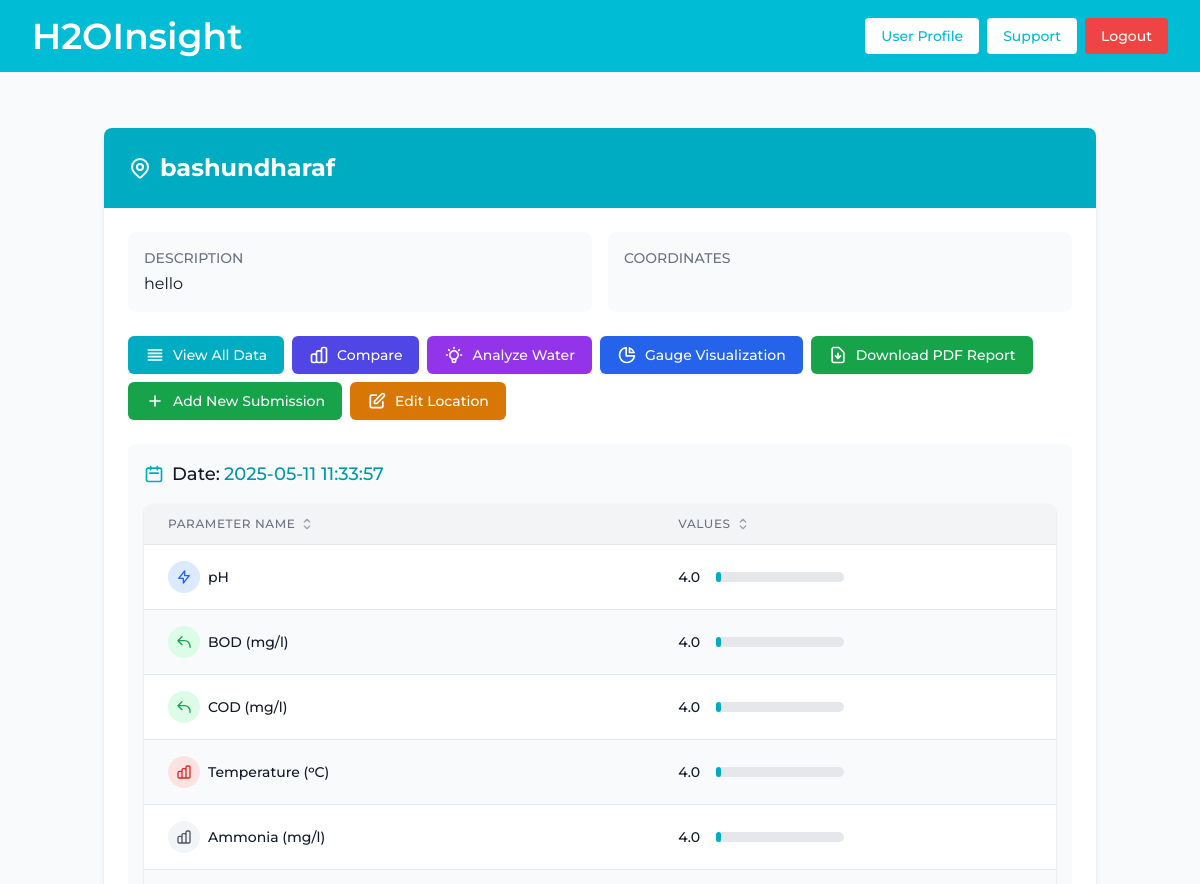
Page /view?location_id=2 (signed in, upper part) on the earlier database version.
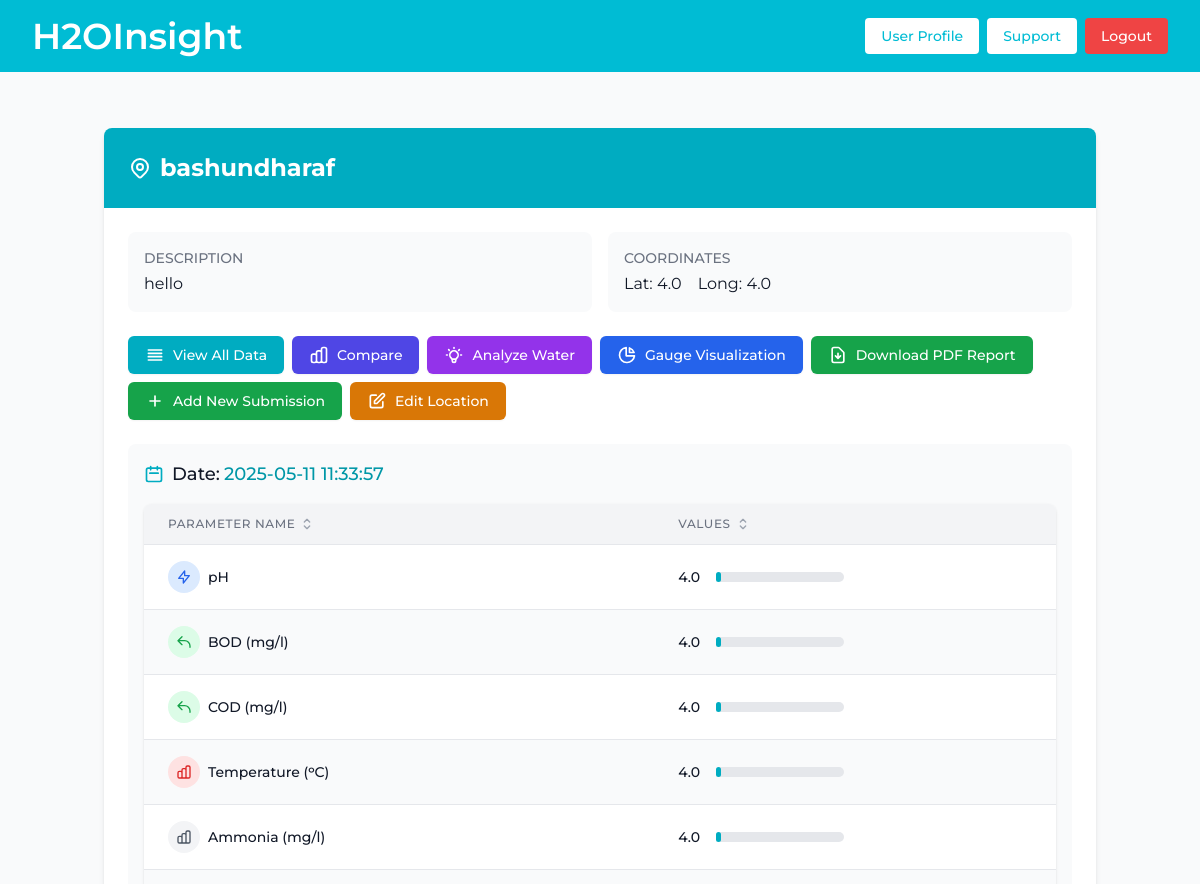
Same page on the later database version.
### tables this page shows
CREATE TABLE locations (
    location_id INTEGER PRIMARY KEY AUTOINCREMENT,
    user_id INTEGER,
    location_name TEXT NOT NULL,
    description TEXT,
    latitude REAL DEFAULT 0.00,
    longitude REAL DEFAULT 0.00,
    date_submitted TIMESTAMP DEFAULT CURRENT_TIMESTAMP,
    FOREIGN KEY (user_id) REFERENCES users(user_id) ON DELETE SET NULL
);

### routes/locations.py (the view)
@locations_bp.route("/view")
def view():
    location_id = request.args.get("location_id")
    if not location_id:
        session["error_message"] = "Must provide a valid location ID"
        return redirect(url_for("auth.apology"))
    try:
        with DatabaseConnection() as (cur, db):
            query = "SELECT * FROM locations WHERE location_id = ?"
            data = (int(location_id), )
            cur.execute(query, data)
            location_data_row = cur.fetchone()
            if not location_data_row:
                session["error_message"] = "The location you are requesting does not exist"
                return redirect(url_for("auth.apology"))
            location_data = list(location_data_row)
            query = "SELECT * FROM data WHERE location_id = ? ORDER BY date_submitted DESC"
            data = (int(location_id), )
            cur.execute(query, data)
            data_tuple = cur.fetchone()
            if not data_tuple:
                parameter_data = None
                date = None
                data_id = None
            else:
                date = data_tuple[3]  # Date submitted
                data_id = data_tuple[0]  # Data ID
                parameter_data = [
                    ("pH", data_tuple[4]),
                    ("BOD (mg/l)", data_tuple[5]),
                    ("COD (mg/l)", data_tuple[6]),
                    ("Temperature (ᵒC)", data_tuple[7]),
                    ("Ammonia (mg/l)", data_tuple[8]),
                    ("Arsenic (mg/l)", data_tuple[9]),
                    ("Calcium (mg/l)", data_tuple[10]),
                    ("EC (μS/cm)", data_tuple[11]),
                    ("Coliform (Fecal) (N/100ml)", data_tuple[12]),
                    ("Hardness (mg/l)", data_tuple[13]),
                    ("Lead (mg/l)", data_tuple[14]),
                    ("Nitrogen (mg/l)", data_tuple[15]),
                    ("Sodium (mg/l)", data_tuple[16]),
                    ("Sulfate (mg/l)", data_tuple[17]),
                    ("TSS (mg/l)", data_tuple[18]),
                    ("Turbidity (NTU)", data_tuple[19]),
                    ("TDS (mg/l)", data_tuple[20])
                ]
    except ValueError:
        session["error_message"] = "Invalid location ID format"
        return redirect(url_for("auth.apology"))
    except Exception as e:
        session["error_message"] = f"Error retrieving location data: {str(e)}"
        return redirect(url_for("auth.apology"))
    if float(location_data[4]) == float(location_data[5]) == 0.0:
        location_data[4] = None
        location_data[5] = None
    session["location_id"] = location_data[0]
    return render_template("view.html", location_data=location_data, parameter_data=parameter_data, date=date, data_id=data_id)

### models/db.py (called while the page is built)
    def __enter__(self):
        self.connection = sqlite3.connect(DB_PATH)
        self.connection.execute("PRAGMA foreign_keys = ON")
        if self.dictionary:
            self.connection.row_factory = sqlite3.Row
        self.cursor = self.connection.cursor()
        return self.cursor, self.connection

    def __exit__(self, exc_type, exc_val, exc_tb):
        if self.cursor:
            self.cursor.close()
        if self.connection:
            self.connection.close()
        return False  # Let any exceptions propagate

### templates/view.html (shortened to what the changed rows need)
{% extends "layout.html" %}
{% block main %}
{% if session["user_id"] %}
<div class="max-w-5xl mx-auto px-4 py-8">
    <div class="bg-white rounded-lg shadow-md overflow-hidden">
        <div class="bg-primary-600 text-white py-6 px-6">
            <h2 class="text-2xl font-bold flex items-center">
                {{ location_data[2] }}
            </h2>
        </div>
        <div class="p-6">
            <div class="mb-6">
                <div class="grid grid-cols-1 md:grid-cols-2 gap-4">
                    {% if location_data[3] is not none %}
                    <div class="bg-gray-50 p-4 rounded-lg">
                        <h3 class="text-sm uppercase text-gray-500 font-medium mb-1">Description</h3>
                        <p class="text-gray-900">{{ location_data[3] }}</p>
                    </div>
                    {% endif %}
                    <div class="bg-gray-50 p-4 rounded-lg">
                        <h3 class="text-sm uppercase text-gray-500 font-medium mb-1">Coordinates</h3>
                        <div class="flex space-x-4">
                            {% if location_data[4] is not none %}
                            <p class="text-gray-900">Lat: {{ location_data[4] }}</p>
                            {% endif %}
                            {% if location_data[5] is not none %}
                            <p class="text-gray-900">Long: {{ location_data[5] }}</p>
                            {% endif %}
                        </div>
                    </div>
                </div>
            </div>
            <div class="flex flex-wrap gap-2 mb-6">
                {% if parameter_data %}
                <form action="{{ url_for('data.all_location_data') }}" method="get">
                    <button type="submit" class="inline-flex items-center px-4 py-2 border border-transparent rounded-md shadow-sm text-sm font-medium text-white bg-primary-600 hover:bg-primary-700 focus:outline-none focus:ring-2 focus:ring-offset-2 focus:ring-primary-500">
                        <svg class="w-5 h-5 mr-2" fill="none" stroke="currentColor" viewBox="0 0 24 24" xmlns="http://www.w3.org/2000/svg">
                            <path stroke-linecap="round" stroke-linejoin="round" stroke-width="2" d="M4 6h16M4 10h16M4 14h16M4 18h16"></path>
                        </svg>
                        View All Data
                    </button>
                </form>
                <form action="{{ url_for('data.compare_between') }}" method="get">
                    <button type="submit" class="inline-flex items-center px-4 py-2 border border-transparent rounded-md shadow-sm text-sm font-medium text-white bg-indigo-600 hover:bg-indigo-700 focus:outline-none focus:ring-2 focus:ring-offset-2 focus:ring-indigo-500">
                        Compare
                    </button>
                </form>
                {% endif %}
                {% if parameter_data and data_id %}
                <a href="{{ url_for('data.analyze_water', data_id=data_id) }}" class="inline-flex items-center px-4 py-2 border border-transparent rounded-md shadow-sm text-sm font-medium text-white bg-purple-600 hover:bg-purple-700 focus:outline-none focus:ring-2 focus:ring-offset-2 focus:ring-purple-500">
                    Analyze Water
                </a>
                <a href="{{ url_for('data.gauge_visualization', data_id=data_id) }}" class="inline-flex items-center px-4 py-2 border border-transparent rounded-md shadow-sm text-sm font-medium text-white bg-blue-600 hover:bg-blue-700 focus:outline-none focus:ring-2 focus:ring-offset-2 focus:ring-blue-500">
                    Gauge Visualization
                </a>
                <a href="{{ url_for('data.download_report', data_id=data_id) }}" class="inline-flex items-center px-4 py-2 border border-transparent rounded-md shadow-sm text-sm font-medium text-white bg-green-600 hover:bg-green-700 focus:outline-none focus:ring-2 focus:ring-offset-2 focus:ring-green-500">
                    Download PDF Report
                </a>
                {% endif %}
                {% if session["user_type"] == "R" %}
                <form action="{{ url_for('data.add_data') }}" method="get">
                    <button type="submit" class="inline-flex items-center px-4 py-2 border border-transparent rounded-md shadow-sm text-sm font-medium text-white bg-green-600 hover:bg-green-700 focus:outline-none focus:ring-2 focus:ring-offset-2 focus:ring-green-500">
                        <svg class="w-5 h-5 mr-2" fill="none" stroke="currentColor" viewBox="0 0 24 24" xmlns="http://www.w3.org/2000/svg">
                            <path stroke-linecap="round" stroke-linejoin="round" stroke-width="2" d="M12 6v6m0 0v6m0-6h6m-6 0H6"></path>
                        </svg>
                        Add New Submission
                    </button>
                </form>
                {% endif %}
                {% if location_data[1] == session["user_id"] %}
                <form action="{{ url_for('locations.edit_location') }}" method="post">
                    <button type="submit" class="inline-flex items-center px-4 py-2 border border-transparent rounded-md shadow-sm text-sm font-medium text-white bg-amber-600 hover:bg-amber-700 focus:outline-none focus:ring-2 focus:ring-offset-2 focus:ring-amber-500">
                        Edit Location
                    </button>
                </form>
                {% endif %}
            </div>
            {% if parameter_data %}
            <div class="bg-gray-50 p-4 rounded-lg mb-6">
                <h3 class="text-lg font-medium text-gray-900 mb-4 flex items-center">
                    <svg class="w-5 h-5 mr-2 text-primary-600" fill="none" stroke="currentColor" viewBox="0 0 24 24" xmlns="http://www.w3.org/2000/svg">
                        <path stroke-linecap="round" stroke-linejoin="round" stroke-width="2" d="M8 7V3m8 4V3m-9 8h10M5 21h14a2 2 0 002-2V7a2 2 0 00-2-2H5a2 2 0 00-2 2v12a2 2 0 002 2z"></path>
                    </svg>
                    Date: <span class="ml-1 text-primary-700">{{ date }}</span>
                </h3>
                <div class="overflow-x-auto rounded-lg shadow">
                    <table id="dataTable" class="min-w-full divide-y divide-gray-200 table-fixed">
                        <thead class="bg-gray-100">
                            <tr>
                                <th scope="col" class="group px-6 py-3 text-left text-xs font-medium text-gray-500 uppercase tracking-wider cursor-pointer">
                                    <div class="flex items-center">
                                        Parameter Name
                                        <svg class="ml-1 w-4 h-4 text-gray-400 group-hover:text-gray-500" fill="none" stroke="currentColor" viewBox="0 0 24 24" xmlns="http://www.w3.org/2000/svg">
                                            <path stroke-linecap="round" stroke-linejoin="round" stroke-width="2" d="M8 9l4-4 4 4m0 6l-4 4-4-4"></path>
                                        </svg>
                                    </div>
                                </th>
                                <th scope="col" class="group px-6 py-3 text-left text-xs font-medium text-gray-500 uppercase tracking-wider cursor-pointer">
                                    <div class="flex items-center">
                                        Values
                                        <svg class="ml-1 w-4 h-4 text-gray-400 group-hover:text-gray-500" fill="none" stroke="currentColor" viewBox="0 0 24 24" xmlns="http://www.w3.org/2000/svg">
                                            <path stroke-linecap="round" stroke-linejoin="round" stroke-width="2" d="M8 9l4-4 4 4m0 6l-4 4-4-4"></path>
                                        </svg>
                                    </div>
                                </th>
                            </tr>
                        </thead>
                        <tbody class="bg-white divide-y divide-gray-200">
                            {% for tuple in parameter_data %}
                                <tr class="{% if loop.index is divisibleby(2) %}bg-gray-50{% else %}bg-white{% endif %} hover:bg-blue-50 transition-colors duration-150">
                                    <td class="px-6 py-4 whitespace-nowrap text-sm font-medium text-gray-900">
                                        <div class="flex items-center">
                                            {% if 'pH' in tuple[0] %}
                                            <span class="flex-shrink-0 h-8 w-8 rounded-full bg-blue-100 text-blue-600 flex items-center justify-center mr-2">
                                                <svg class="h-4 w-4" fill="none" stroke="currentColor" viewBox="0 0 24 24">
                                                    <path stroke-linecap="round" stroke-linejoin="round" stroke-width="2" d="M13 10V3L4 14h7v7l9-11h-7z"></path>
                                                </svg>
                                            </span>
                                            {% elif 'BOD' in tuple[0] or 'COD' in tuple[0] %}
                                            <span class="flex-shrink-0 h-8 w-8 rounded-full bg-green-100 text-green-600 flex items-center justify-center mr-2">
                                                <svg class="h-4 w-4" fill="none" stroke="currentColor" viewBox="0 0 24 24">
                                                    <path stroke-linecap="round" stroke-linejoin="round" stroke-width="2" d="M3 10h10a8 8 0 018 8v2M3 10l6 6m-6-6l6-6"></path>
                                                </svg>
                                            </span>
                                            {% elif 'Temperature' in tuple[0] %}
                                            <span class="flex-shrink-0 h-8 w-8 rounded-full bg-red-100 text-red-600 flex items-center justify-center mr-2">
                                            </span>
                                            {% else %}
                                            <span class="flex-shrink-0 h-8 w-8 rounded-full bg-gray-100 text-gray-600 flex items-center justify-center mr-2">
                                            </span>
                                            {% endif %}
                                            {{ tuple[0] }}
                                        </div>
                                    </td>
                                    <td class="px-6 py-4 whitespace-nowrap text-sm text-gray-500">
                                        <div class="flex items-center">
                                            <span class="font-medium text-gray-900">{{ tuple[1] }}</span>
                                            <div class="ml-4 w-32 bg-gray-200 rounded-full h-2.5">
                                                {% if tuple[1] is not none and tuple[1]|string|float > 0 %}
                                                <div class="bg-primary-600 h-2.5 rounded-full" style="width: {% if tuple[1]|string|float > 100 %}100%{% else %}{{ tuple[1]|string|float }}%{% endif %}"></div>
                                                {% endif %}
                                            </div>
                                        </div>
                                    </td>
                                </tr>
                            {% endfor %}
                        </tbody>
                    </table>
                </div>
            </div>
            {% endif %}
        </div>
    </div>
</div>
{% endif %}
{% endblock %}

Differences in the rows shown:
changed locations "bashundharaf": latitude (not shown) → "4.0"; longitude (not shown) → "4.0"
Other differences:
text now shown: "Lat: Long:"
